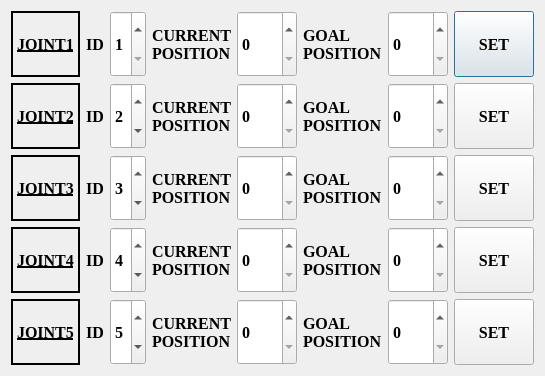
<?xml version="1.0" encoding="UTF-8"?>
<ui version="4.0">
 <class>SingleJointContrlDlg</class>
 <widget class="QDialog" name="SingleJointContrlDlg">
  <property name="geometry">
   <rect>
    <x>0</x>
    <y>0</y>
    <width>530</width>
    <height>376</height>
   </rect>
  </property>
  <property name="font">
   <font>
    <family>Times New Roman</family>
    <pointsize>12</pointsize>
    <weight>75</weight>
    <bold>true</bold>
   </font>
  </property>
  <property name="windowTitle">
   <string>SingleJointContrlDlg</string>
  </property>
  <layout class="QGridLayout" name="gridLayout">
   <item row="0" column="0">
    <layout class="QHBoxLayout" name="horizontalLayout_4">
     <item>
      <layout class="QHBoxLayout" name="horizontalLayout">
       <item>
        <widget class="QLabel" name="label_4">
         <property name="sizePolicy">
          <sizepolicy hsizetype="Expanding" vsizetype="Expanding">
           <horstretch>0</horstretch>
           <verstretch>0</verstretch>
          </sizepolicy>
         </property>
         <property name="font">
          <font>
           <family>Times New Roman</family>
           <pointsize>12</pointsize>
           <weight>75</weight>
           <italic>false</italic>
           <bold>true</bold>
           <underline>true</underline>
          </font>
         </property>
         <property name="frameShape">
          <enum>QFrame::WinPanel</enum>
         </property>
         <property name="frameShadow">
          <enum>QFrame::Plain</enum>
         </property>
         <property name="text">
          <string>JOINT1</string>
         </property>
        </widget>
       </item>
       <item>
        <widget class="QLabel" name="label_2">
         <property name="sizePolicy">
          <sizepolicy hsizetype="Expanding" vsizetype="Expanding">
           <horstretch>0</horstretch>
           <verstretch>0</verstretch>
          </sizepolicy>
         </property>
         <property name="font">
          <font>
           <family>Times New Roman</family>
           <pointsize>12</pointsize>
           <weight>75</weight>
           <bold>true</bold>
          </font>
         </property>
         <property name="text">
          <string>ID</string>
         </property>
         <property name="scaledContents">
          <bool>true</bool>
         </property>
         <property name="alignment">
          <set>Qt::AlignCenter</set>
         </property>
         <property name="wordWrap">
          <bool>true</bool>
         </property>
        </widget>
       </item>
       <item>
        <widget class="QSpinBox" name="idSpinBox_1">
         <property name="sizePolicy">
          <sizepolicy hsizetype="Expanding" vsizetype="Expanding">
           <horstretch>0</horstretch>
           <verstretch>0</verstretch>
          </sizepolicy>
         </property>
         <property name="font">
          <font>
           <family>Times New Roman</family>
           <pointsize>12</pointsize>
           <weight>75</weight>
           <bold>true</bold>
          </font>
         </property>
         <property name="minimum">
          <number>1</number>
         </property>
         <property name="maximum">
          <number>6</number>
         </property>
        </widget>
       </item>
      </layout>
     </item>
     <item>
      <layout class="QHBoxLayout" name="horizontalLayout_3">
       <item>
        <widget class="QLabel" name="label_3">
         <property name="font">
          <font>
           <family>Times New Roman</family>
           <pointsize>12</pointsize>
           <weight>75</weight>
           <bold>true</bold>
          </font>
         </property>
         <property name="text">
          <string>CURRENT POSITION</string>
         </property>
         <property name="wordWrap">
          <bool>true</bool>
         </property>
        </widget>
       </item>
       <item>
        <widget class="QSpinBox" name="CurrentPosSpinBox_1">
         <property name="sizePolicy">
          <sizepolicy hsizetype="Fixed" vsizetype="Preferred">
           <horstretch>0</horstretch>
           <verstretch>0</verstretch>
          </sizepolicy>
         </property>
         <property name="font">
          <font>
           <family>Times New Roman</family>
           <pointsize>12</pointsize>
           <weight>75</weight>
           <bold>true</bold>
          </font>
         </property>
         <property name="maximum">
          <number>4095</number>
         </property>
        </widget>
       </item>
      </layout>
     </item>
     <item>
      <layout class="QHBoxLayout" name="horizontalLayout_2">
       <item>
        <widget class="QLabel" name="label">
         <property name="sizePolicy">
          <sizepolicy hsizetype="Expanding" vsizetype="Expanding">
           <horstretch>0</horstretch>
           <verstretch>0</verstretch>
          </sizepolicy>
         </property>
         <property name="font">
          <font>
           <family>Times New Roman</family>
           <pointsize>12</pointsize>
           <weight>75</weight>
           <bold>true</bold>
          </font>
         </property>
         <property name="text">
          <string>GOAL POSITION</string>
         </property>
         <property name="scaledContents">
          <bool>false</bool>
         </property>
         <property name="wordWrap">
          <bool>true</bool>
         </property>
        </widget>
       </item>
       <item>
        <widget class="QSpinBox" name="GoalPosSpinBox_1">
         <property name="sizePolicy">
          <sizepolicy hsizetype="Fixed" vsizetype="Expanding">
           <horstretch>0</horstretch>
           <verstretch>0</verstretch>
          </sizepolicy>
         </property>
         <property name="font">
          <font>
           <family>Times New Roman</family>
           <pointsize>12</pointsize>
           <weight>75</weight>
           <bold>true</bold>
          </font>
         </property>
         <property name="maximum">
          <number>4095</number>
         </property>
        </widget>
       </item>
       <item>
        <widget class="QPushButton" name="SetPosBtn_1">
         <property name="sizePolicy">
          <sizepolicy hsizetype="Expanding" vsizetype="Expanding">
           <horstretch>0</horstretch>
           <verstretch>0</verstretch>
          </sizepolicy>
         </property>
         <property name="font">
          <font>
           <family>Times New Roman</family>
           <pointsize>12</pointsize>
           <weight>75</weight>
           <bold>true</bold>
          </font>
         </property>
         <property name="text">
          <string>SET</string>
         </property>
         <property name="icon">
          <iconset resource="Resource.qrc">
           <normaloff>:/icons/goalpos.ico</normaloff>:/icons/goalpos.ico</iconset>
         </property>
         <property name="iconSize">
          <size>
           <width>30</width>
           <height>30</height>
          </size>
         </property>
        </widget>
       </item>
      </layout>
     </item>
    </layout>
   </item>
   <item row="1" column="0">
    <layout class="QHBoxLayout" name="horizontalLayout_5">
     <item>
      <layout class="QHBoxLayout" name="horizontalLayout_6">
       <item>
        <widget class="QLabel" name="label_5">
         <property name="sizePolicy">
          <sizepolicy hsizetype="Expanding" vsizetype="Expanding">
           <horstretch>0</horstretch>
           <verstretch>0</verstretch>
          </sizepolicy>
         </property>
         <property name="font">
          <font>
           <family>Times New Roman</family>
           <pointsize>12</pointsize>
           <weight>75</weight>
           <italic>false</italic>
           <bold>true</bold>
           <underline>true</underline>
          </font>
         </property>
         <property name="frameShape">
          <enum>QFrame::WinPanel</enum>
         </property>
         <property name="frameShadow">
          <enum>QFrame::Plain</enum>
         </property>
         <property name="text">
          <string>JOINT2</string>
         </property>
        </widget>
       </item>
       <item>
        <widget class="QLabel" name="label_6">
         <property name="sizePolicy">
          <sizepolicy hsizetype="Expanding" vsizetype="Expanding">
           <horstretch>0</horstretch>
           <verstretch>0</verstretch>
          </sizepolicy>
         </property>
         <property name="font">
          <font>
           <family>Times New Roman</family>
           <pointsize>12</pointsize>
           <weight>75</weight>
           <bold>true</bold>
          </font>
         </property>
         <property name="text">
          <string>ID</string>
         </property>
         <property name="scaledContents">
          <bool>true</bool>
         </property>
         <property name="alignment">
          <set>Qt::AlignCenter</set>
         </property>
         <property name="wordWrap">
          <bool>true</bool>
         </property>
        </widget>
       </item>
       <item>
        <widget class="QSpinBox" name="idSpinBox_2">
         <property name="sizePolicy">
          <sizepolicy hsizetype="Expanding" vsizetype="Expanding">
           <horstretch>0</horstretch>
           <verstretch>0</verstretch>
          </sizepolicy>
         </property>
         <property name="font">
          <font>
           <family>Times New Roman</family>
           <pointsize>12</pointsize>
           <weight>75</weight>
           <bold>true</bold>
          </font>
         </property>
         <property name="minimum">
          <number>1</number>
         </property>
         <property name="maximum">
          <number>6</number>
         </property>
         <property name="value">
          <number>2</number>
         </property>
        </widget>
       </item>
      </layout>
     </item>
     <item>
      <layout class="QHBoxLayout" name="horizontalLayout_7">
       <item>
        <widget class="QLabel" name="label_7">
         <property name="font">
          <font>
           <family>Times New Roman</family>
           <pointsize>12</pointsize>
           <weight>75</weight>
           <bold>true</bold>
          </font>
         </property>
         <property name="text">
          <string>CURRENT POSITION</string>
         </property>
         <property name="wordWrap">
          <bool>true</bool>
         </property>
        </widget>
       </item>
       <item>
        <widget class="QSpinBox" name="CurrentPosSpinBox_2">
         <property name="sizePolicy">
          <sizepolicy hsizetype="Fixed" vsizetype="Preferred">
           <horstretch>0</horstretch>
           <verstretch>0</verstretch>
          </sizepolicy>
         </property>
         <property name="font">
          <font>
           <family>Times New Roman</family>
           <pointsize>12</pointsize>
           <weight>75</weight>
           <bold>true</bold>
          </font>
         </property>
         <property name="maximum">
          <number>4095</number>
         </property>
        </widget>
       </item>
      </layout>
     </item>
     <item>
      <layout class="QHBoxLayout" name="horizontalLayout_8">
       <item>
        <widget class="QLabel" name="label_8">
         <property name="sizePolicy">
          <sizepolicy hsizetype="Expanding" vsizetype="Expanding">
           <horstretch>0</horstretch>
           <verstretch>0</verstretch>
          </sizepolicy>
         </property>
         <property name="font">
          <font>
           <family>Times New Roman</family>
           <pointsize>12</pointsize>
           <weight>75</weight>
           <bold>true</bold>
          </font>
         </property>
         <property name="text">
          <string>GOAL POSITION</string>
         </property>
         <property name="scaledContents">
          <bool>false</bool>
         </property>
         <property name="wordWrap">
          <bool>true</bool>
         </property>
        </widget>
       </item>
       <item>
        <widget class="QSpinBox" name="GoalPosSpinBox_2">
         <property name="sizePolicy">
          <sizepolicy hsizetype="Fixed" vsizetype="Expanding">
           <horstretch>0</horstretch>
           <verstretch>0</verstretch>
          </sizepolicy>
         </property>
         <property name="font">
          <font>
           <family>Times New Roman</family>
           <pointsize>12</pointsize>
           <weight>75</weight>
           <bold>true</bold>
          </font>
         </property>
         <property name="maximum">
          <number>4095</number>
         </property>
        </widget>
       </item>
       <item>
        <widget class="QPushButton" name="SetPosBtn_2">
         <property name="sizePolicy">
          <sizepolicy hsizetype="Expanding" vsizetype="Expanding">
           <horstretch>0</horstretch>
           <verstretch>0</verstretch>
          </sizepolicy>
         </property>
         <property name="font">
          <font>
           <family>Times New Roman</family>
           <pointsize>12</pointsize>
           <weight>75</weight>
           <bold>true</bold>
          </font>
         </property>
         <property name="text">
          <string>SET</string>
         </property>
         <property name="icon">
          <iconset resource="Resource.qrc">
           <normaloff>:/icons/goalpos.ico</normaloff>:/icons/goalpos.ico</iconset>
         </property>
         <property name="iconSize">
          <size>
           <width>30</width>
           <height>30</height>
          </size>
         </property>
        </widget>
       </item>
      </layout>
     </item>
    </layout>
   </item>
   <item row="2" column="0">
    <layout class="QHBoxLayout" name="horizontalLayout_9">
     <item>
      <layout class="QHBoxLayout" name="horizontalLayout_10">
       <item>
        <widget class="QLabel" name="label_9">
         <property name="sizePolicy">
          <sizepolicy hsizetype="Expanding" vsizetype="Expanding">
           <horstretch>0</horstretch>
           <verstretch>0</verstretch>
          </sizepolicy>
         </property>
         <property name="font">
          <font>
           <family>Times New Roman</family>
           <pointsize>12</pointsize>
           <weight>75</weight>
           <italic>false</italic>
           <bold>true</bold>
           <underline>true</underline>
          </font>
         </property>
         <property name="frameShape">
          <enum>QFrame::WinPanel</enum>
         </property>
         <property name="frameShadow">
          <enum>QFrame::Plain</enum>
         </property>
         <property name="text">
          <string>JOINT3</string>
         </property>
        </widget>
       </item>
       <item>
        <widget class="QLabel" name="label_10">
         <property name="sizePolicy">
          <sizepolicy hsizetype="Expanding" vsizetype="Expanding">
           <horstretch>0</horstretch>
           <verstretch>0</verstretch>
          </sizepolicy>
         </property>
         <property name="font">
          <font>
           <family>Times New Roman</family>
           <pointsize>12</pointsize>
           <weight>75</weight>
           <bold>true</bold>
          </font>
         </property>
         <property name="text">
          <string>ID</string>
         </property>
         <property name="scaledContents">
          <bool>true</bool>
         </property>
         <property name="alignment">
          <set>Qt::AlignCenter</set>
         </property>
         <property name="wordWrap">
          <bool>true</bool>
         </property>
        </widget>
       </item>
       <item>
        <widget class="QSpinBox" name="idSpinBox_3">
         <property name="sizePolicy">
          <sizepolicy hsizetype="Expanding" vsizetype="Expanding">
           <horstretch>0</horstretch>
           <verstretch>0</verstretch>
          </sizepolicy>
         </property>
         <property name="font">
          <font>
           <family>Times New Roman</family>
           <pointsize>12</pointsize>
           <weight>75</weight>
           <bold>true</bold>
          </font>
         </property>
         <property name="minimum">
          <number>1</number>
         </property>
         <property name="maximum">
          <number>6</number>
         </property>
         <property name="value">
          <number>3</number>
         </property>
        </widget>
       </item>
      </layout>
     </item>
     <item>
      <layout class="QHBoxLayout" name="horizontalLayout_11">
       <item>
        <widget class="QLabel" name="label_11">
         <property name="font">
          <font>
           <family>Times New Roman</family>
           <pointsize>12</pointsize>
           <weight>75</weight>
           <bold>true</bold>
          </font>
         </property>
         <property name="text">
          <string>CURRENT POSITION</string>
         </property>
         <property name="wordWrap">
          <bool>true</bool>
         </property>
        </widget>
       </item>
       <item>
        <widget class="QSpinBox" name="CurrentPosSpinBox_3">
         <property name="sizePolicy">
          <sizepolicy hsizetype="Fixed" vsizetype="Preferred">
           <horstretch>0</horstretch>
           <verstretch>0</verstretch>
          </sizepolicy>
         </property>
         <property name="font">
          <font>
           <family>Times New Roman</family>
           <pointsize>12</pointsize>
           <weight>75</weight>
           <bold>true</bold>
          </font>
         </property>
         <property name="maximum">
          <number>4095</number>
         </property>
        </widget>
       </item>
      </layout>
     </item>
     <item>
      <layout class="QHBoxLayout" name="horizontalLayout_12">
       <item>
        <widget class="QLabel" name="label_12">
         <property name="sizePolicy">
          <sizepolicy hsizetype="Expanding" vsizetype="Expanding">
           <horstretch>0</horstretch>
           <verstretch>0</verstretch>
          </sizepolicy>
         </property>
         <property name="font">
          <font>
           <family>Times New Roman</family>
           <pointsize>12</pointsize>
           <weight>75</weight>
           <bold>true</bold>
          </font>
         </property>
         <property name="text">
          <string>GOAL POSITION</string>
         </property>
         <property name="scaledContents">
          <bool>false</bool>
         </property>
         <property name="wordWrap">
          <bool>true</bool>
         </property>
        </widget>
       </item>
       <item>
        <widget class="QSpinBox" name="GoalPosSpinBox_3">
         <property name="sizePolicy">
          <sizepolicy hsizetype="Fixed" vsizetype="Expanding">
           <horstretch>0</horstretch>
           <verstretch>0</verstretch>
          </sizepolicy>
         </property>
         <property name="font">
          <font>
           <family>Times New Roman</family>
           <pointsize>12</pointsize>
           <weight>75</weight>
           <bold>true</bold>
          </font>
         </property>
         <property name="maximum">
          <number>4095</number>
         </property>
        </widget>
       </item>
       <item>
        <widget class="QPushButton" name="SetPosBtn_3">
         <property name="sizePolicy">
          <sizepolicy hsizetype="Expanding" vsizetype="Expanding">
           <horstretch>0</horstretch>
           <verstretch>0</verstretch>
          </sizepolicy>
         </property>
         <property name="font">
          <font>
           <family>Times New Roman</family>
           <pointsize>12</pointsize>
           <weight>75</weight>
           <bold>true</bold>
          </font>
         </property>
         <property name="text">
          <string>SET</string>
         </property>
         <property name="icon">
          <iconset resource="Resource.qrc">
           <normaloff>:/icons/goalpos.ico</normaloff>:/icons/goalpos.ico</iconset>
         </property>
         <property name="iconSize">
          <size>
           <width>30</width>
           <height>30</height>
          </size>
         </property>
        </widget>
       </item>
      </layout>
     </item>
    </layout>
   </item>
   <item row="3" column="0">
    <layout class="QHBoxLayout" name="horizontalLayout_13">
     <item>
      <layout class="QHBoxLayout" name="horizontalLayout_14">
       <item>
        <widget class="QLabel" name="label_13">
         <property name="sizePolicy">
          <sizepolicy hsizetype="Expanding" vsizetype="Expanding">
           <horstretch>0</horstretch>
           <verstretch>0</verstretch>
          </sizepolicy>
         </property>
         <property name="font">
          <font>
           <family>Times New Roman</family>
           <pointsize>12</pointsize>
           <weight>75</weight>
           <italic>false</italic>
           <bold>true</bold>
           <underline>true</underline>
          </font>
         </property>
         <property name="frameShape">
          <enum>QFrame::WinPanel</enum>
         </property>
         <property name="frameShadow">
          <enum>QFrame::Plain</enum>
         </property>
         <property name="text">
          <string>JOINT4</string>
         </property>
        </widget>
       </item>
       <item>
        <widget class="QLabel" name="label_14">
         <property name="sizePolicy">
          <sizepolicy hsizetype="Expanding" vsizetype="Expanding">
           <horstretch>0</horstretch>
           <verstretch>0</verstretch>
          </sizepolicy>
         </property>
         <property name="font">
          <font>
           <family>Times New Roman</family>
           <pointsize>12</pointsize>
           <weight>75</weight>
           <bold>true</bold>
          </font>
         </property>
         <property name="text">
          <string>ID</string>
         </property>
         <property name="scaledContents">
          <bool>true</bool>
         </property>
         <property name="alignment">
          <set>Qt::AlignCenter</set>
         </property>
         <property name="wordWrap">
          <bool>true</bool>
         </property>
        </widget>
       </item>
       <item>
        <widget class="QSpinBox" name="idSpinBox_4">
         <property name="sizePolicy">
          <sizepolicy hsizetype="Expanding" vsizetype="Expanding">
           <horstretch>0</horstretch>
           <verstretch>0</verstretch>
          </sizepolicy>
         </property>
         <property name="font">
          <font>
           <family>Times New Roman</family>
           <pointsize>12</pointsize>
           <weight>75</weight>
           <bold>true</bold>
          </font>
         </property>
         <property name="minimum">
          <number>1</number>
         </property>
         <property name="maximum">
          <number>6</number>
         </property>
         <property name="value">
          <number>4</number>
         </property>
        </widget>
       </item>
      </layout>
     </item>
     <item>
      <layout class="QHBoxLayout" name="horizontalLayout_15">
       <item>
        <widget class="QLabel" name="label_15">
         <property name="font">
          <font>
           <family>Times New Roman</family>
           <pointsize>12</pointsize>
           <weight>75</weight>
           <bold>true</bold>
          </font>
         </property>
         <property name="text">
          <string>CURRENT POSITION</string>
         </property>
         <property name="wordWrap">
          <bool>true</bool>
         </property>
        </widget>
       </item>
       <item>
        <widget class="QSpinBox" name="CurrentPosSpinBox_4">
         <property name="sizePolicy">
          <sizepolicy hsizetype="Fixed" vsizetype="Preferred">
           <horstretch>0</horstretch>
           <verstretch>0</verstretch>
          </sizepolicy>
         </property>
         <property name="font">
          <font>
           <family>Times New Roman</family>
           <pointsize>12</pointsize>
           <weight>75</weight>
           <bold>true</bold>
          </font>
         </property>
         <property name="maximum">
          <number>4095</number>
         </property>
        </widget>
       </item>
      </layout>
     </item>
     <item>
      <layout class="QHBoxLayout" name="horizontalLayout_16">
       <item>
        <widget class="QLabel" name="label_16">
         <property name="sizePolicy">
          <sizepolicy hsizetype="Expanding" vsizetype="Expanding">
           <horstretch>0</horstretch>
           <verstretch>0</verstretch>
          </sizepolicy>
         </property>
         <property name="font">
          <font>
           <family>Times New Roman</family>
           <pointsize>12</pointsize>
           <weight>75</weight>
           <bold>true</bold>
          </font>
         </property>
         <property name="text">
          <string>GOAL POSITION</string>
         </property>
         <property name="scaledContents">
          <bool>false</bool>
         </property>
         <property name="wordWrap">
          <bool>true</bool>
         </property>
        </widget>
       </item>
       <item>
        <widget class="QSpinBox" name="GoalPosSpinBox_4">
         <property name="sizePolicy">
          <sizepolicy hsizetype="Fixed" vsizetype="Expanding">
           <horstretch>0</horstretch>
           <verstretch>0</verstretch>
          </sizepolicy>
         </property>
         <property name="font">
          <font>
           <family>Times New Roman</family>
           <pointsize>12</pointsize>
           <weight>75</weight>
           <bold>true</bold>
          </font>
         </property>
         <property name="maximum">
          <number>4095</number>
         </property>
        </widget>
       </item>
       <item>
        <widget class="QPushButton" name="SetPosBtn_4">
         <property name="sizePolicy">
          <sizepolicy hsizetype="Expanding" vsizetype="Expanding">
           <horstretch>0</horstretch>
           <verstretch>0</verstretch>
          </sizepolicy>
         </property>
         <property name="font">
          <font>
           <family>Times New Roman</family>
           <pointsize>12</pointsize>
           <weight>75</weight>
           <bold>true</bold>
          </font>
         </property>
         <property name="text">
          <string>SET</string>
         </property>
         <property name="icon">
          <iconset resource="Resource.qrc">
           <normaloff>:/icons/goalpos.ico</normaloff>:/icons/goalpos.ico</iconset>
         </property>
         <property name="iconSize">
          <size>
           <width>30</width>
           <height>30</height>
          </size>
         </property>
        </widget>
       </item>
      </layout>
     </item>
    </layout>
   </item>
   <item row="4" column="0">
    <layout class="QHBoxLayout" name="horizontalLayout_17">
     <item>
      <layout class="QHBoxLayout" name="horizontalLayout_18">
       <item>
        <widget class="QLabel" name="label_17">
         <property name="sizePolicy">
          <sizepolicy hsizetype="Expanding" vsizetype="Expanding">
           <horstretch>0</horstretch>
           <verstretch>0</verstretch>
          </sizepolicy>
         </property>
         <property name="font">
          <font>
           <family>Times New Roman</family>
           <pointsize>12</pointsize>
           <weight>75</weight>
           <italic>false</italic>
           <bold>true</bold>
           <underline>true</underline>
          </font>
         </property>
         <property name="frameShape">
          <enum>QFrame::WinPanel</enum>
         </property>
         <property name="frameShadow">
          <enum>QFrame::Plain</enum>
         </property>
         <property name="text">
          <string>JOINT5</string>
         </property>
        </widget>
       </item>
       <item>
        <widget class="QLabel" name="label_18">
         <property name="sizePolicy">
          <sizepolicy hsizetype="Expanding" vsizetype="Expanding">
           <horstretch>0</horstretch>
           <verstretch>0</verstretch>
          </sizepolicy>
         </property>
         <property name="font">
          <font>
           <family>Times New Roman</family>
           <pointsize>12</pointsize>
           <weight>75</weight>
           <bold>true</bold>
          </font>
         </property>
         <property name="text">
          <string>ID</string>
         </property>
         <property name="scaledContents">
          <bool>true</bool>
         </property>
         <property name="alignment">
          <set>Qt::AlignCenter</set>
         </property>
         <property name="wordWrap">
          <bool>true</bool>
         </property>
        </widget>
       </item>
       <item>
        <widget class="QSpinBox" name="idSpinBox_5">
         <property name="sizePolicy">
          <sizepolicy hsizetype="Expanding" vsizetype="Expanding">
           <horstretch>0</horstretch>
           <verstretch>0</verstretch>
          </sizepolicy>
         </property>
         <property name="font">
          <font>
           <family>Times New Roman</family>
           <pointsize>12</pointsize>
           <weight>75</weight>
           <bold>true</bold>
          </font>
         </property>
         <property name="minimum">
          <number>1</number>
         </property>
         <property name="maximum">
          <number>6</number>
         </property>
         <property name="value">
          <number>5</number>
         </property>
        </widget>
       </item>
      </layout>
     </item>
     <item>
      <layout class="QHBoxLayout" name="horizontalLayout_19">
       <item>
        <widget class="QLabel" name="label_19">
         <property name="font">
          <font>
           <family>Times New Roman</family>
           <pointsize>12</pointsize>
           <weight>75</weight>
           <bold>true</bold>
          </font>
         </property>
         <property name="text">
          <string>CURRENT POSITION</string>
         </property>
         <property name="wordWrap">
          <bool>true</bool>
         </property>
        </widget>
       </item>
       <item>
        <widget class="QSpinBox" name="CurrentPosSpinBox_5">
         <property name="sizePolicy">
          <sizepolicy hsizetype="Fixed" vsizetype="Preferred">
           <horstretch>0</horstretch>
           <verstretch>0</verstretch>
          </sizepolicy>
         </property>
         <property name="font">
          <font>
           <family>Times New Roman</family>
           <pointsize>12</pointsize>
           <weight>75</weight>
           <bold>true</bold>
          </font>
         </property>
         <property name="maximum">
          <number>4095</number>
         </property>
        </widget>
       </item>
      </layout>
     </item>
     <item>
      <layout class="QHBoxLayout" name="horizontalLayout_20">
       <item>
        <widget class="QLabel" name="label_20">
         <property name="sizePolicy">
          <sizepolicy hsizetype="Expanding" vsizetype="Expanding">
           <horstretch>0</horstretch>
           <verstretch>0</verstretch>
          </sizepolicy>
         </property>
         <property name="font">
          <font>
           <family>Times New Roman</family>
           <pointsize>12</pointsize>
           <weight>75</weight>
           <bold>true</bold>
          </font>
         </property>
         <property name="text">
          <string>GOAL POSITION</string>
         </property>
         <property name="scaledContents">
          <bool>false</bool>
         </property>
         <property name="wordWrap">
          <bool>true</bool>
         </property>
        </widget>
       </item>
       <item>
        <widget class="QSpinBox" name="GoalPosSpinBox_5">
         <property name="sizePolicy">
          <sizepolicy hsizetype="Fixed" vsizetype="Expanding">
           <horstretch>0</horstretch>
           <verstretch>0</verstretch>
          </sizepolicy>
         </property>
         <property name="font">
          <font>
           <family>Times New Roman</family>
           <pointsize>12</pointsize>
           <weight>75</weight>
           <bold>true</bold>
          </font>
         </property>
         <property name="maximum">
          <number>4095</number>
         </property>
        </widget>
       </item>
       <item>
        <widget class="QPushButton" name="SetPosBtn_5">
         <property name="sizePolicy">
          <sizepolicy hsizetype="Expanding" vsizetype="Expanding">
           <horstretch>0</horstretch>
           <verstretch>0</verstretch>
          </sizepolicy>
         </property>
         <property name="font">
          <font>
           <family>Times New Roman</family>
           <pointsize>12</pointsize>
           <weight>75</weight>
           <bold>true</bold>
          </font>
         </property>
         <property name="text">
          <string>SET</string>
         </property>
         <property name="icon">
          <iconset resource="Resource.qrc">
           <normaloff>:/icons/goalpos.ico</normaloff>:/icons/goalpos.ico</iconset>
         </property>
         <property name="iconSize">
          <size>
           <width>30</width>
           <height>30</height>
          </size>
         </property>
        </widget>
       </item>
      </layout>
     </item>
    </layout>
   </item>
  </layout>
 </widget>
 <layoutdefault spacing="6" margin="11"/>
 <resources>
  <include location="Resource.qrc"/>
 </resources>
 <connections/>
</ui>
